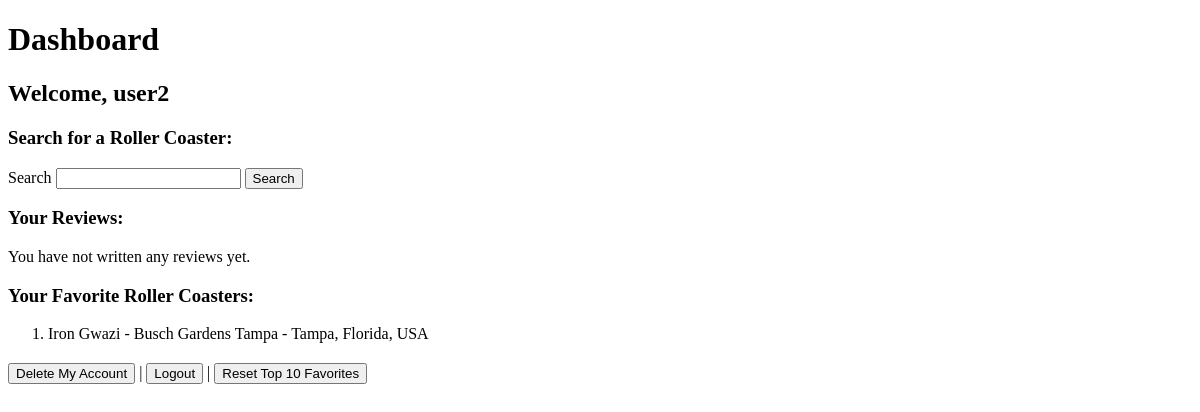
/dashboard (signed in), run on an earlier commit of the app's database.
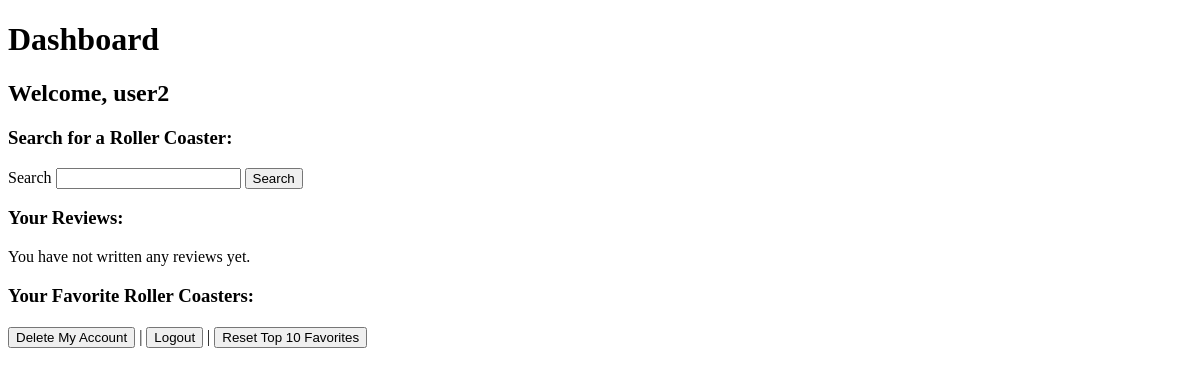
And on a later commit of the database.
### app.py (models this page shows)
class User(db.Model, UserMixin):
    id = db.Column(db.Integer, primary_key=True)
    username = db.Column(db.String(20), nullable=False, unique=True)
    password = db.Column(db.String(80), nullable=False)
    reviews = db.relationship('Review', backref='user', lazy=True, cascade='all, delete-orphan')

class FavoriteCoaster(db.Model):
    id = db.Column(db.Integer, primary_key=True)
    user_id = db.Column(db.Integer, db.ForeignKey('user.id'), nullable=False)
    coaster_id = db.Column(db.Integer, db.ForeignKey('coaster.id'), nullable=False)
    rank = db.Column(db.Integer, nullable=False)
    user = db.relationship('User', backref=db.backref('favorite_coasters', lazy='dynamic'))
    coaster = db.relationship('Coaster', backref='favorited_by')
    __table_args__ = (db.UniqueConstraint('user_id', 'rank', name='_user_rank_uc'),)

class Coaster(db.Model):
    id = db.Column(db.Integer, primary_key=True)
    name = db.Column(db.String(255), nullable=False)
    park = db.Column(db.String(255), nullable=True, default='None')
    location = db.Column(db.String(255), nullable=True, default='None')
    opening_date = db.Column(db.String(255), nullable=True, default='None')
    length = db.Column(db.String(255), nullable=True, default='None')
    height = db.Column(db.String(255), nullable=True, default='None')
    drop = db.Column(db.String(255), nullable=True, default='None')
    speed = db.Column(db.String(255), nullable=True, default='None')
    inversions = db.Column(db.String(255), nullable=True, default='None')
    vertical_angle = db.Column(db.String(255), nullable=True, default='None')
    duration = db.Column(db.String(255), nullable=True, default='None')
    rcdb_link = db.Column(db.String(255), nullable=True, default='None')
    __table_args__ = (db.UniqueConstraint('name', 'park', name='_name_park_uc'),)

### app.py (the view)
@app.route('/dashboard', methods=['GET', 'POST'])
@login_required
def dashboard():
    search_form = SearchForm()
    user_favorites = FavoriteCoaster.query.filter_by(user_id=current_user.id).order_by(FavoriteCoaster.rank).all()
    coasters = None
    if search_form.validate_on_submit():
        search_query = search_form.search_query.data
        coasters = Coaster.query.filter(Coaster.name.ilike(f'%{search_query}%')).all()
    user_reviews = Review.query.filter_by(user_id=current_user.id).all()
    return render_template('dashboard.html', search_form=search_form, coasters=coasters, user_reviews=user_reviews, user_favorites=user_favorites)

### app.py
class SearchForm(FlaskForm):
    search_query = StringField('Search', validators=[InputRequired()])
    submit = SubmitField('Search')

### app.py (called while the page is built)
@login_manager.user_loader
def load_user(user_id):
    return User.query.get(int(user_id))

### templates/dashboard.html (shortened to what this page needs)
<!DOCTYPE html>
<html lang="en">
<head>
</head>
<body>
    <h1>Dashboard</h1>
    <h2>Welcome, {{ current_user.username }}</h2>
    <h3>Search for a Roller Coaster:</h3>
    <form method="POST">
        {{ search_form.search_query.label }} {{ search_form.search_query(size=20) }}
        {{ search_form.submit() }}
    </form>
    <h3>Your Reviews:</h3>
    {% if user_reviews %}
        <ul>
            {% for review in user_reviews %}
                <li>
                    <strong>Coaster:</strong> {{ review.coaster.name }}<br>
                    <strong>Rating:</strong> {{ review.rating }}/10<br>
                    <strong>Comment:</strong> {{ review.content }}<br>
                    <form action="{{ url_for('delete_review', review_id=review.id) }}" method="POST">
                        <button type="submit" onclick="return confirmDelete();">Delete Review</button>
                    </form>
                </li>
            {% endfor %}
        </ul>
    {% else %}
        <p>You have not written any reviews yet.</p>
    {% endif %}
    <h3>Your Favorite Roller Coasters:</h3>
    <ol>
        {% for favorite in user_favorites %}
        <li>{{ favorite.coaster.name }} - {{ favorite.coaster.park }} - {{favorite.coaster.location}}</li>
        {% endfor %}
    </ol>
    <div style="margin-top: 20px;">
        <form action="{{ url_for('delete_account') }}" method="POST" style="display: inline;">
            <button type="submit" onclick="return confirmDeleteAccount();">Delete My Account</button>
        </form>
        |
        <form action="{{ url_for('logout') }}" method="POST" style="display: inline;">
            <button type="submit">Logout</button>
        </form>
        |
        <form action="{{ url_for('reset_favorites') }}" method="POST" style="display: inline;">
            <button type="submit" onclick="return confirm('Are you sure you want to reset your top 10 favorites? This action cannot be undone.');">Reset Top 10 Favorites</button>
        </form>
    </div>
</body>
</html>

What changed in the data, as far as the page shows it:
removed FavoriteCoaster: coaster.name "Iron Gwazi", coaster.park "Busch Gardens Tampa", coaster.location "Tampa, Florida, USA"
